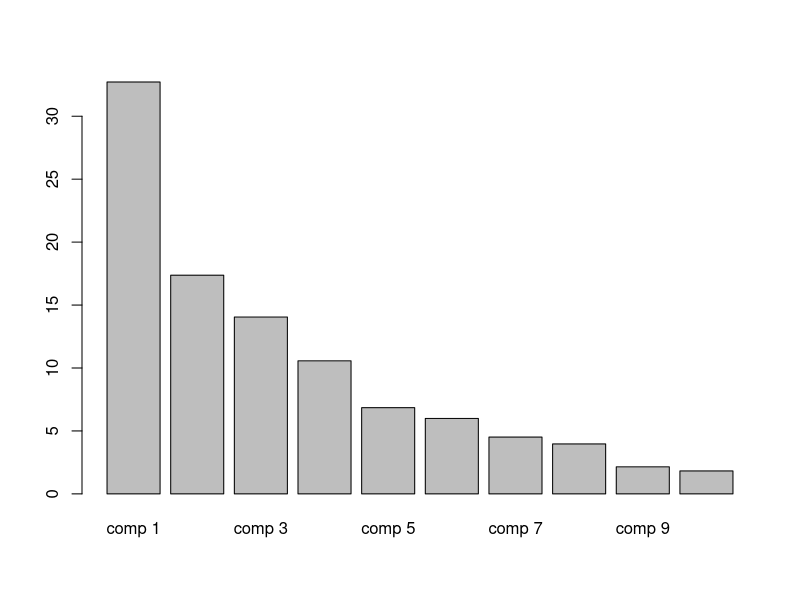
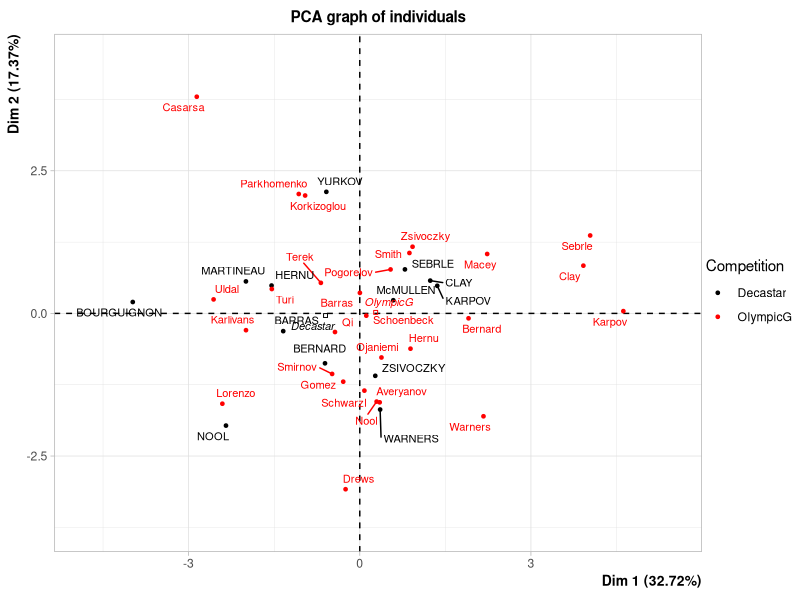
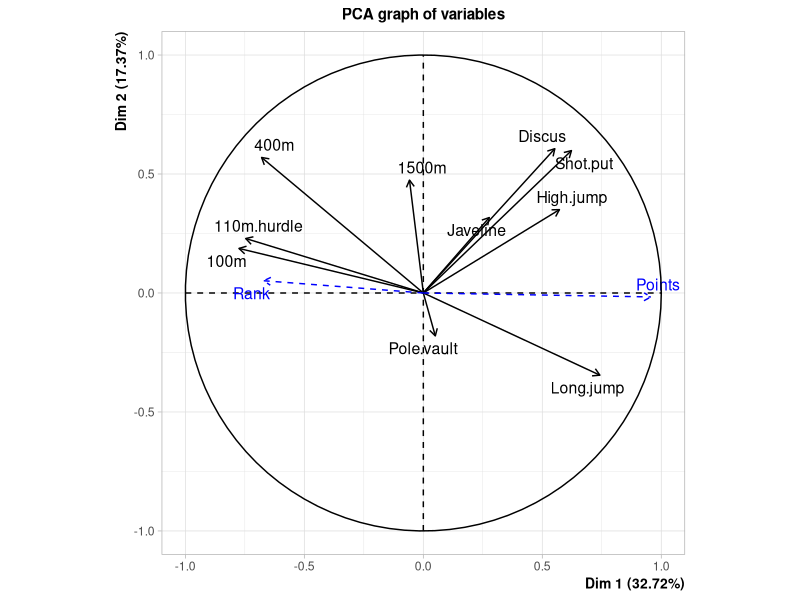
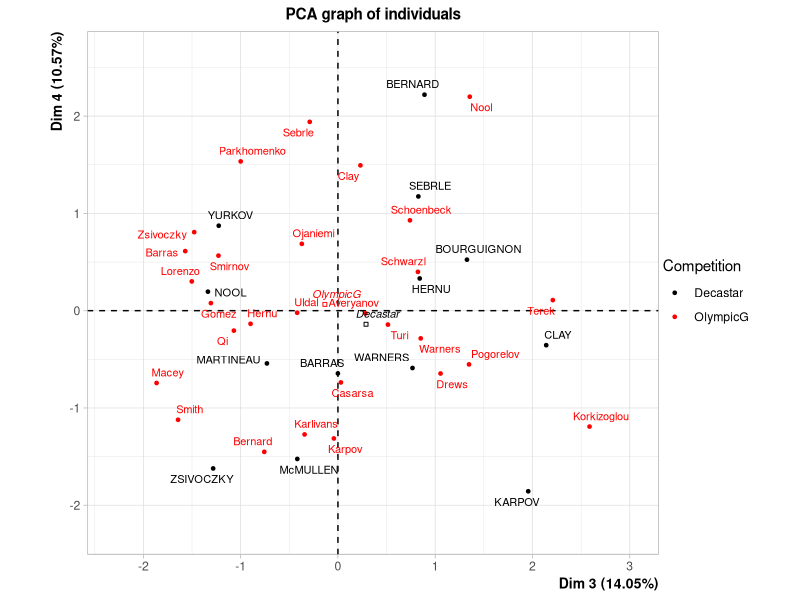
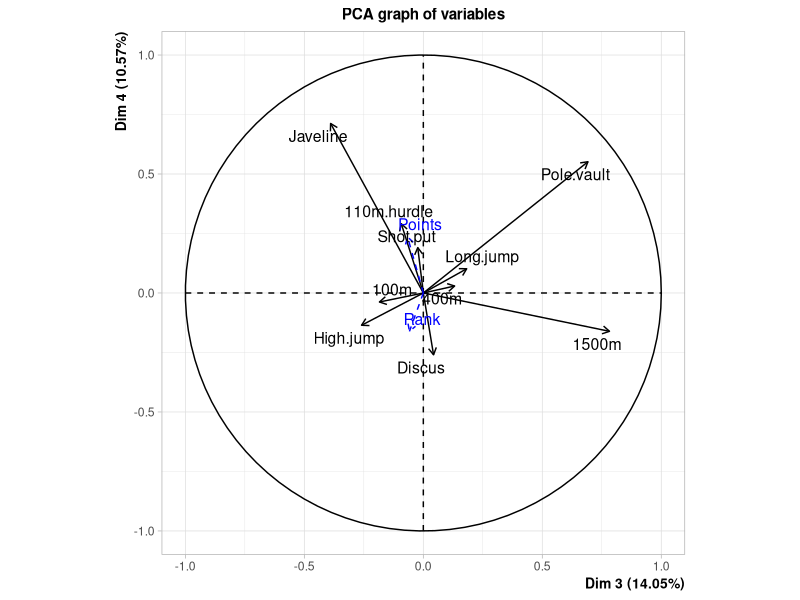

The R script that drew these images, in order:
## ---- chunk 1
knitr::opts_chunk$set(fig.align = 'center',fig.pos = 'H')
#position par defaut des figures dans le pdf : centrees et a l'endroit ou on les construit
library(kableExtra) #pour ameliorer les tableaux
options(knitr.table.format = "latex")
## ---- chunk 2
rm(list=ls())
library(FactoMineR)
data("decathlon")
## ---- chunk 3
names(decathlon)
str(decathlon)
summary(decathlon)
## ---- chunk 4
#scale centre et reduit la matrice des variables quantitatives
head(scale(decathlon[,-13]),10)
tail(scale(decathlon[,-13]),10)
## ---- chunk 5
summary(decathlon[,c("High.jump","1500m")])
## ---- chunk 6
res.pca<-PCA(decathlon,quanti.sup =11:12,quali.sup=13,graph=F)
## ---- chunk 7
barplot(res.pca$eig[,2],main="")
## ---- chunk 8
knitr::kable(res.pca$eig,align='c',caption="Informations sur les valeurs propres de $S$",booktabs=T)%>%
kable_styling(latex_options = c("HOLD_position"))
## ---- chunk 9
names(res.pca$ind)
head(res.pca$ind$coord)
head(res.pca$ind$cos2)
res.pca$ind$contrib
head(res.pca$ind$dist)
## ---- chunk 10
names(res.pca$var)
res.pca$var$coord
res.pca$var$cor
res.pca$var$cos2
res.pca$var$contrib
## ---- chunk 11
names(res.pca$quanti.sup)
res.pca$quanti.sup$coord
res.pca$quanti.sup$cor
res.pca$quanti.sup$cos2
## ---- chunk 12
plot(res.pca,choix="ind",habillage=13,cex=0.7)
## ---- chunk 13
plot(res.pca,choix="var")
## ---- chunk 14
plot(res.pca,choix="ind",habillage=13,axes=3:4,cex=0.7)
plot(res.pca,choix="var",axes=3:4)
